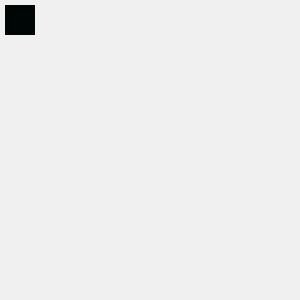
Frame 1 (no input)
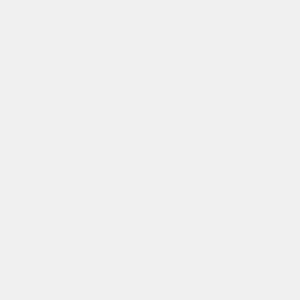
Frame 60 (no input)
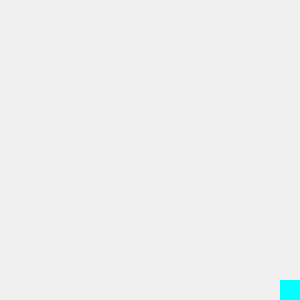
Frame 120 (the mouse pressed at the canvas centre since frame 60)

The p5.js sketch that drew these frames (run headless with seeded random() and noise() and a simulated clock; from frame 60 on, the mouse is pressed at the canvas centre):

// p5.js sketch
// ── sketch.js
let x = 0;
let y = 0;

let x2 = 150;
let y2 = 150;


function setup() {
  createCanvas(300, 300);
  noStroke();
  fill(80, 140, 255);
}

function draw() {
  background(240);
  // ← elk frame opnieuw 0
  x = x + 5;
  y = y + 5;

  x2 = x2 + 5
  y2 = y2 += 5
  
  if(x > width + 15) {
    x = 0;
  }

  if(y > height + 15) {
    y = 0;
  }

  fill(0, x, y)
  square(x, y, 30)

//   for(let i = 0; i < 5; i++) {
//     for(let j = 0; j < 5; j++) {
//         let even = i % 2 === 0;

//         if(even) {
//             square(x + j, y * j, 30)
//         } else {
//             circle(x + i, y * i + 3, 30);
//         }
        
//     }
//   }
}
